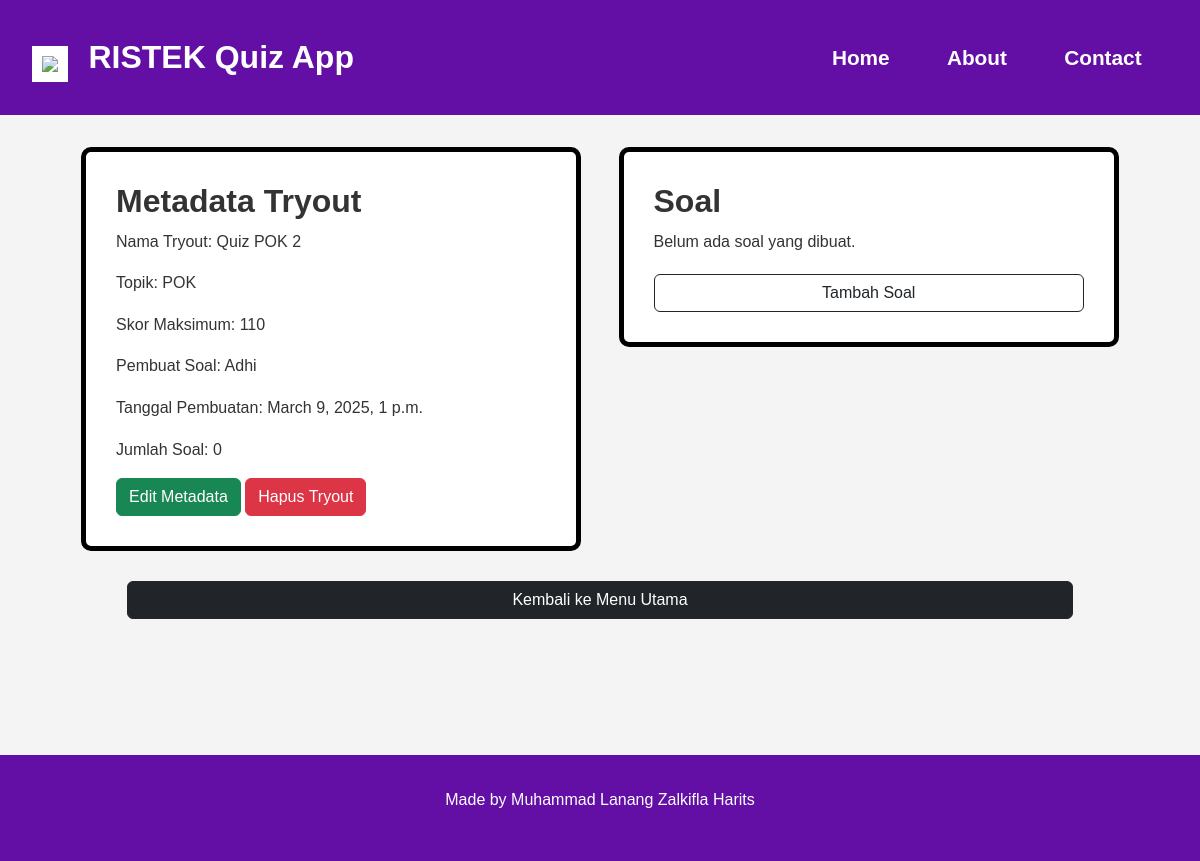
Before: /view/5 with the older database file.
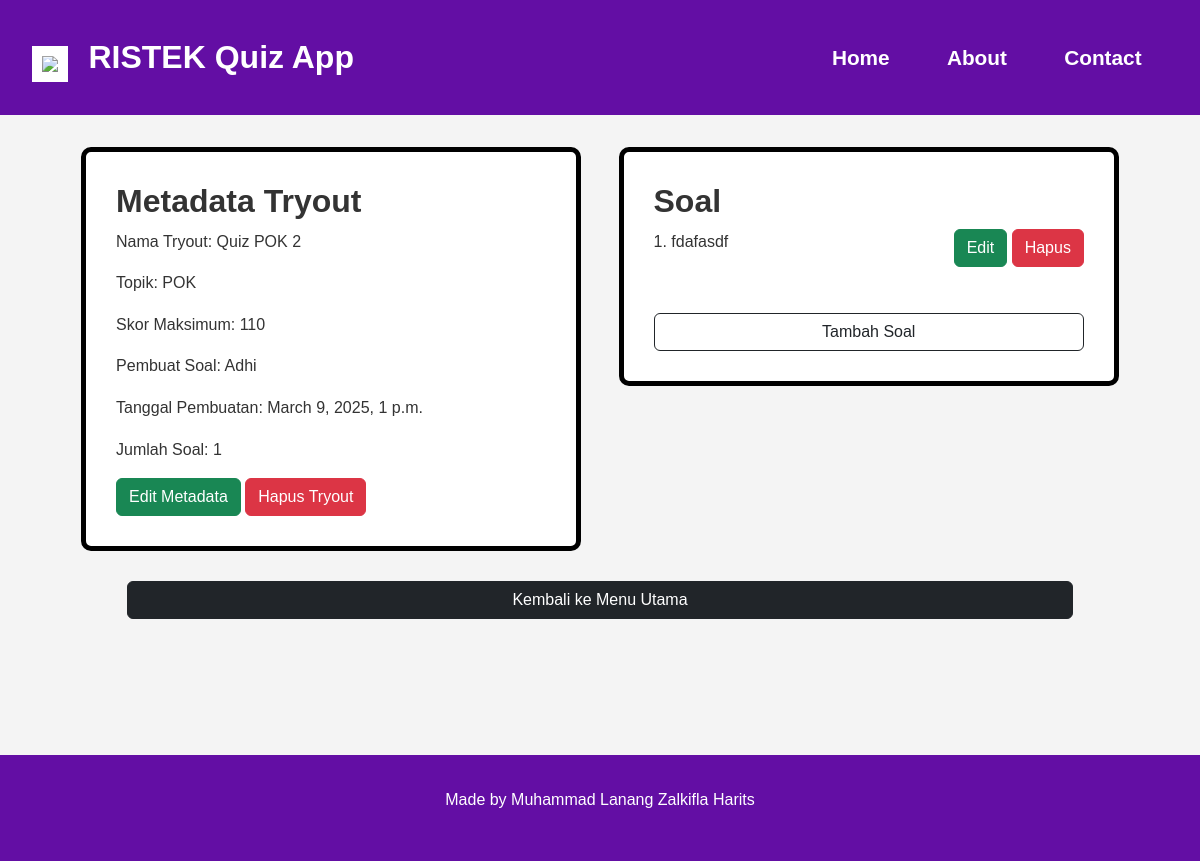
After: the same page with the newer database file.
### quizapp/models.py (models this page shows, shortened)
class Tryout(models.Model):
    name = models.CharField(
        max_length=30,
        verbose_name="Nama Tryout",
        validators=[MinLengthValidator(2, "Nama Tryout harus memiliki minimal 2 karakter")]
    )
    subject = models.CharField(
        max_length=30,
        verbose_name="Topik",
        validators=[MinLengthValidator(2, "Subject Tryout harus memiliki minimal 2 karakter")]
    )
    maximum_score = models.IntegerField(
        verbose_name="Skor Maksimum",
        validators=[MinValueValidator(100, "Minimal nilainya 100 lah pak")]
    )
    quiz_author = models.CharField(
        max_length=30,
        verbose_name="Pembuat Soal",
        validators=[MinLengthValidator(3, "Nama pembuat soal harus memiliki minimal 2 karakter")]
    )
    date_created = models.DateTimeField(
        auto_now_add=True
    )
    question_count = models.IntegerField(
        verbose_name="Jumlah Soal",
        default=0
    )

class Question(models.Model):
    ANSWER_CHOICES = (
        ("", ""),
        ("Benar", "Benar"),
        ("Salah", "Salah")
    )
    question_text = models.CharField(
        max_length=100,
        verbose_name="Pertanyaan",
        validators=[MinLengthValidator(2, "Pertanyaan harus memiliki minimal 2 karakter")]
    )
    answer = models.CharField(
        max_length=10,
        verbose_name="Jawaban",
        choices=ANSWER_CHOICES,
        blank=False
    )
    tryout = models.ForeignKey(
        to=Tryout,
        null=True,
        on_delete=models.CASCADE
    )

### quizapp/views.py (the view)
# urls.py: path('view/<int:pk>', views.ViewQuiz.as_view(), name="view_quiz"),
class ViewQuiz(View):
    model = Tryout
    def get(self, request, pk):
        tryout_object = get_object_or_404(self.model, pk=pk)
        question_list = tryout_object.question_set.all()
        ctx = {'tryout_object' : tryout_object, 'question_list' : question_list}
        return render(request, 'quizapp/view_quiz.html',ctx)

### quizapp/templates/quizapp/view_quiz.html
{% extends "base.html" %}
{% block content %}
    <div class="container" >
        <div class="metadata_tryout">
            <h2 style="font-weight: bold;"> Metadata Tryout</h2>
            <p> Nama Tryout: {{ tryout_object.name }} </p>
            <p> Topik: {{ tryout_object.subject }} </p>
            <p> Skor Maksimum: {{ tryout_object.maximum_score }} </p>
            <p> Pembuat Soal: {{ tryout_object.quiz_author }} </p>
            <p> Tanggal Pembuatan: {{ tryout_object.date_created }} </p>
            <p> Jumlah Soal: {{ tryout_object.question_count }} </p>
            <a href="{% url 'update_quiz' tryout_object.id %}" type="button" class="btn btn-success"> Edit Metadata </a>
            <a href="{% url 'delete_quiz' tryout_object.id %}" type="button" class="btn btn-danger"> Hapus Tryout </a>
            <br>
        </div>
        <div class="questions">
            <h2 style="font-weight: bold;"> Soal </h2>
            {% if question_list %}
                    {% for question in question_list %}
                        <div style="min-height: 8vh">
                            {{ forloop.counter }}. {{ question.question_text }}
                            <span style="float: right">
                            <a href="{% url 'update_question' pk_tryout=tryout_object.id pk_question=question.id %}" type="button" class="btn btn-success"> Edit </a>
                            <a href="{% url 'delete_question' pk_tryout=tryout_object.id pk_question=question.id %}" type="button"  class="btn btn-danger"> Hapus </a>
                            </span>
                        </div>
                    {% endfor %}
            {% else %}
                <p> Belum ada soal yang dibuat. </p>
            {% endif %}
            <div class="d-grid gap-2  mx-auto"style="margin-top: 20px">
                <a href="{% url 'add_question' pk_tryout=tryout_object.id %}" type="button" class="btn btn-outline-dark"> Tambah Soal </a>
            </div>
        </div>
    </div>
    <div class="d-grid gap-2 col-10 mx-auto" style="margin: 30px 20px;">
        <a href="{% url 'home'  %}" type="button" class="btn btn-dark"> Kembali ke Menu Utama </a>
    </div>
{% endblock %}

Changed rows visible on the page:
changed Tryout "Quiz POK 2": question_count "0" → "1"
added Question: question_text "fdafasdf"
Other visible differences:
text no longer shown: "Belum ada soal yang dibuat."
